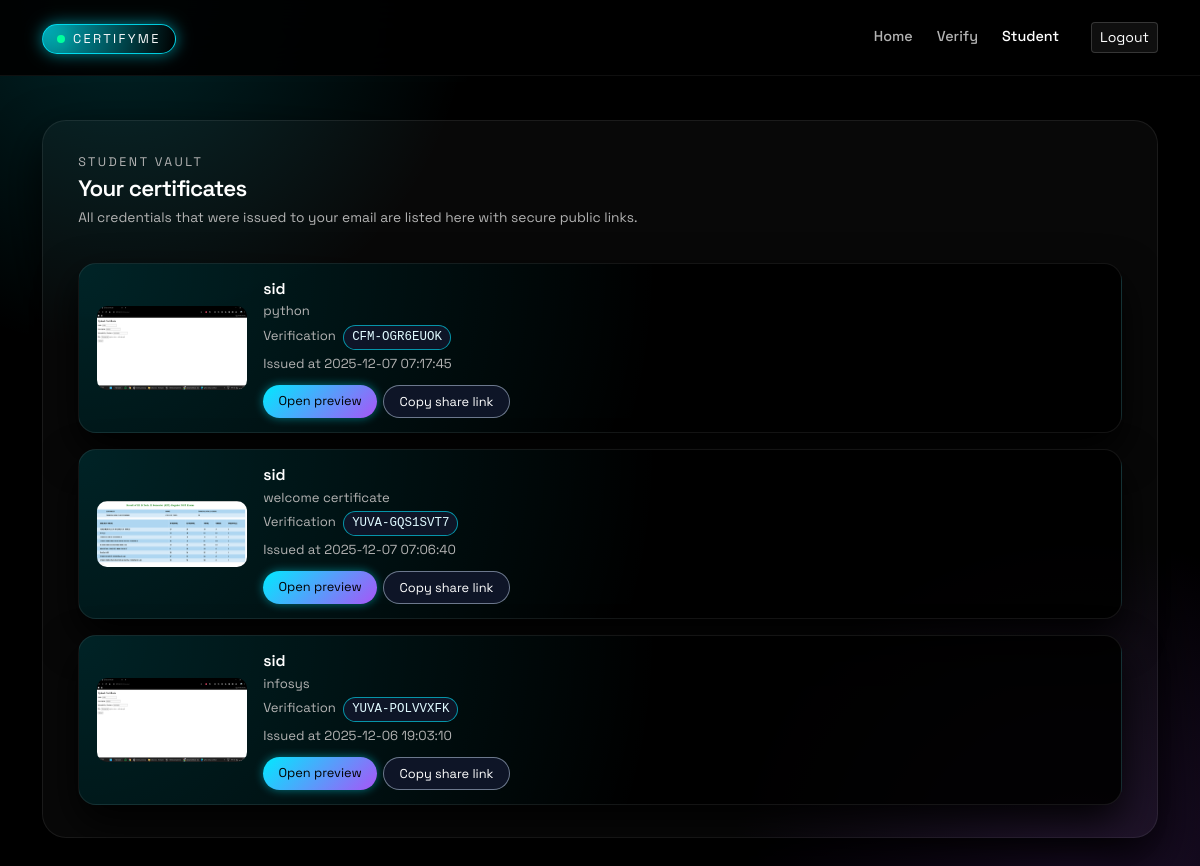
/student/dashboard (signed in), run on the app's committed database.
### tables this page shows
CREATE TABLE certificates (
    id INTEGER PRIMARY KEY AUTOINCREMENT,
    student_id INTEGER,
    student_name TEXT NOT NULL,
    description TEXT,
    filename TEXT NOT NULL,
    verification_code TEXT UNIQUE NOT NULL,
    file_hash TEXT,
    signature TEXT,
    uploaded_by INTEGER,
    uploaded_at DATETIME DEFAULT CURRENT_TIMESTAMP, uploader_ip TEXT, student_email TEXT, file_signature TEXT, uploaded_by_name TEXT, thumbnail TEXT, public_token TEXT,
    FOREIGN KEY (student_id) REFERENCES students(id),
    FOREIGN KEY (uploaded_by) REFERENCES teachers(id)
);

### app.py (the view)
@app.route("/student/dashboard")
def student_dashboard():
    if "student_id" not in session:
        return redirect(url_for("student_login"))
    db = get_db()
    student = db.execute(
        "SELECT * FROM students WHERE id = ?",
        (session["student_id"],)
    ).fetchone()
    if not student:
        db.close()
        flash("Student record not found", "danger")
        return redirect(url_for("student_login"))
    certs = db.execute("""
        SELECT * FROM certificates
        WHERE student_id = ? OR lower(student_email) = ?
        ORDER BY uploaded_at DESC
    """, (student["id"], student["email"].lower())).fetchall()
    db.close()
    return render_template("student_dashboard.html", certs=certs)

### app.py (called while the page is built)
def get_db():
    conn = sqlite3.connect(DB_PATH)
    conn.row_factory = sqlite3.Row
    return conn

### templates/student_dashboard.html (shortened to what this page needs)
{% extends "base.html" %}
{% set active_page = 'student' %}
{% block content %}
<div class="student-cert-header" data-aos="fade-up" data-aos-delay="40">
  <div>
    <div class="page-kicker mb-1">Student vault</div>
    <h1 class="student-cert-title mb-1">Your certificates</h1>
    <p class="student-cert-subtitle mb-0">
      All credentials that were issued to your email are listed here with secure public links.
    </p>
  </div>
</div>
{% if certs %}
  <div class="row g-3 mt-1">
    {% for cert in certs %}
      <div class="col-12" data-aos="fade-up" data-aos-delay="{{ loop.index0 * 50 }}">
        <div class="student-cert-card anim-card">
          <div class="student-cert-thumb-wrap">
            {% if cert.thumbnail %}
              <img
                id="img-{{ cert.id }}"
                src="{{ url_for('serve_thumb', filename=cert.thumbnail) }}"
                class="student-cert-thumb-img"
                alt="Certificate preview"
                style="display:none;"
                onload="(function(i,img){ var s=document.getElementById(i); if(s) s.remove(); img.style.display='inline-block'; })('skel-{{ cert.id }}', this);"
              >
            {% else %}
              <div class="small-muted">No preview available</div>
            {% endif %}
          </div>
          <div class="student-cert-meta">
            <div class="student-cert-name">{{ cert.student_name or 'Certificate' }}</div>
            {% if cert.description %}
              <div class="student-cert-line">
                {{ cert.description }}
              </div>
            {% endif %}
            <div class="student-cert-line mt-1">
              Verification
              <span class="student-cert-code">{{ cert.verification_code }}</span>
            </div>
            {% if cert.uploaded_at %}
              <div class="student-cert-line mt-1">
                Issued at {{ cert.uploaded_at }}
              </div>
            {% endif %}
            <div class="student-cert-actions">
              <a
                class="btn btn-cert-primary"
                href="{{ url_for('student_certificate_view', cert_id=cert.id) }}"
              >
                Open preview
              </a>
              {% if cert.public_token %}
                <button
                  type="button"
                  class="btn btn-cert-ghost"
                  onclick="copyShare('{{ request.url_root.rstrip('/') }}/public/{{ cert.public_token }}')"
                >
                  Copy share link
                </button>
              {% endif %}
            </div>
          </div>
        </div>
      </div>
    {% endfor %}
  </div>
{% else %}
  <div class="alert alert-info mt-3">No certificates found.</div>
{% endif %}
{% endblock %}

### templates/base.html (shortened to what this page needs)
<!doctype html>
<html lang="en">
<head>
  <link
    href="https://cdn.jsdelivr.net/npm/bootstrap@5.3.3/dist/css/bootstrap.min.css"
    rel="stylesheet"
  >
</head>
<body>
{% if not hide_nav %}
<nav class="navbar navbar-expand-lg app-nav">
  <div class="container-xl py-2">
    <a class="navbar-brand" href="{{ url_for('index') }}">
      <span class="navbar-brand-mark">
        <span class="brand-dot"></span>
        CERTIFYME
      </span>
    </a>
    <div class="collapse navbar-collapse" id="navMain">
      <ul class="navbar-nav ms-auto align-items-lg-center gap-lg-2">
        <li class="nav-item">
          <a class="nav-link {% if active_page == 'home' %}active{% endif %}" href="{{ url_for('index') }}">Home</a>
        </li>
        <li class="nav-item">
          <a class="nav-link {% if active_page == 'verify' %}active{% endif %}" href="{{ url_for('verify_certificate') }}">Verify</a>
        </li>
        {% if session.get('role') == 'admin' %}
          <li class="nav-item">
            <a class="nav-link {% if active_page == 'admin' %}active{% endif %}" href="{{ url_for('admin_dashboard') }}">Admin</a>
          </li>
        {% elif session.get('role') == 'teacher' %}
          <li class="nav-item">
            <a class="nav-link {% if active_page == 'teacher' %}active{% endif %}" href="{{ url_for('teacher_dashboard') }}">Teacher</a>
          </li>
        {% elif session.get('role') == 'student' %}
          <li class="nav-item">
            <a class="nav-link {% if active_page == 'student' %}active{% endif %}" href="{{ url_for('student_dashboard') }}">Student</a>
          </li>
        {% endif %}
        {% if session.get('user_id') %}
          <li class="nav-item ms-lg-3">
            <a class="btn btn-ghost-pill btn-sm" href="{{ url_for('logout') }}">Logout</a>
          </li>
        {% else %}
          <li class="nav-item ms-lg-3 d-flex gap-2 mt-2 mt-lg-0">
            <a class="btn btn-ghost-pill btn-sm" href="{{ url_for('login') }}">Login</a>
            <a class="btn btn-primary-pill btn-sm" href="{{ url_for('register') }}">Sign up</a>
          </li>
        {% endif %}
      </ul>
    </div>
  </div>
</nav>
{% endif %}
<main class="app-main">
  {% block main %}
    <div class="container-xl">
      <div class="app-card-shell">
        {% block content %}{% endblock %}
      </div>
    </div>
  {% endblock %}
</main>
</body>
</html>

### templates/base.html (style rules this page uses)
:root { --bg: #000000; --surface: rgba(255,255,255,0.04); --surface-soft: rgba(255,255,255,0.03); --glow-1: #00eaff; --glow-2: #a855f7; --text-main: #ffffff; --text-soft: #b3b3b3; --border-soft: rgba(255,255,255,0.08); --radius-lg: 24px; --radius-md: 18px; }
* { box-sizing: border-box; }
body { min-height: 100vh; margin: 0; font-family: "Space Grotesk", system-ui, -apple-system, BlinkMacSystemFont, sans-serif; color: var(--text-main); background: radial-gradient(600px at 10% 0%, rgba(0,234,255,0.16), transparent 60%), radial-gradient(600px at 90% 100%, rgba(168,85,247,0.18), transparent 60%), #000000; }
a { text-decoration: none; }
.app-nav { position: sticky; top: 0; z-index: 40; backdrop-filter: blur(22px); background: rgba(0,0,0,0.9); border-bottom: 1px solid rgba(255,255,255,0.06); }
.navbar-brand-mark { padding: 4px 14px; border-radius: 999px; border: 1px solid rgba(0,234,255,0.85); background: radial-gradient(circle at 0% 0%, rgba(0,234,255,0.75), rgba(0,0,0,0.96)); font-size: 0.8rem; letter-spacing: 0.18em; text-transform: uppercase; display: inline-flex; align-items: center; gap: 8px; color: #f9fafb; box-shadow: 0 0 16px rgba(0,234,255,0.55); }
.brand-dot { width: 8px; height: 8px; border-radius: 999px; background: #00ff9d; box-shadow: 0 0 16px rgba(0,255,157,0.9); }
.nav-link { font-size: 0.9rem; font-weight: 500; color: var(--text-soft) !important; }
.nav-link.active { color: #ffffff !important; }
.btn-ghost-pill { background: rgba(255,255,255,0.06); border: 1px solid rgba(255,255,255,0.16); color: var(--text-main); transition: border-color 0.18s ease-out, background 0.18s ease-out, color 0.18s ease-out, transform 0.18s ease-out; }
.app-main { padding-top: 2rem; padding-bottom: 3rem; }
.app-card-shell { margin-top: 0.8rem; border-radius: var(--radius-lg); background: var(--surface-soft); border: 1px solid var(--border-soft); box-shadow: 0 22px 50px rgba(0,0,0,0.9); padding: 1.6rem 1.8rem; }
@media (min-width: 992px) { .app-card-shell { padding: 2rem 2.2rem; } }
.page-kicker { font-size: 0.78rem; text-transform: uppercase; letter-spacing: 0.2em; color: var(--text-soft); }

### templates/student_dashboard.html (style rules this page uses)
.student-cert-header { display: flex; justify-content: space-between; align-items: baseline; gap: 0.75rem; margin-bottom: 1.2rem; }
.student-cert-title { font-size: 1.4rem; font-weight: 600; letter-spacing: -0.03em; }
.student-cert-subtitle { font-size: 0.86rem; color: var(--text-soft); }
.student-cert-card { border-radius: 18px; padding: 14px 18px; display: flex; align-items: center; gap: 16px; background: radial-gradient(circle at 0% 0%, rgba(0,234,255,0.15), transparent 55%), rgba(0,0,0,0.9); border: 1px solid rgba(255,255,255,0.08); box-shadow: 0 18px 40px rgba(0,0,0,0.9); transition: 0.22s ease-out; }
.student-cert-thumb-wrap { width: 150px; flex-shrink: 0; }
.student-cert-thumb-img { width: 150px; height: auto; border-radius: 10px; }
.student-cert-meta { flex: 1; min-width: 0; }
.student-cert-name { font-weight: 600; font-size: 0.98rem; }
.student-cert-line { font-size: 0.82rem; color: var(--text-soft); }
.student-cert-code { font-family: ui-monospace, SFMono-Regular, Menlo, Monaco, Consolas, "Liberation Mono", "Courier New", monospace; font-size: 0.78rem; padding: 2px 8px; border-radius: 999px; background: rgba(15,23,42,0.95); border: 1px solid rgba(0,234,255,0.6); color: #e0faff; display: inline-block; margin-left: 4px; }
.student-cert-actions { display: flex; flex-wrap: wrap; gap: 0.4rem; margin-top: 0.7rem; }
.btn-cert-primary { border-radius: 999px; font-size: 0.8rem; padding: 0.38rem 0.95rem; border: none; background: linear-gradient(135deg, var(--glow-1), var(--glow-2)); color: #000; box-shadow: 0 0 10px rgba(0,234,255,0.45); }
.btn-cert-ghost { border-radius: 999px; font-size: 0.8rem; padding: 0.38rem 0.95rem; border: 1px solid rgba(148,163,184,0.7); background: rgba(15,23,42,0.95); color: var(--text-main); }

### data on the page
certificates: thumbnail (picture), student_name "sid", description "python", verification_code "CFM-OGR6EUOK", uploaded_at "2025-12-07 07:17:45"
certificates: thumbnail (picture), student_name "sid", description "welcome certificate", verification_code "YUVA-GQS1SVT7", uploaded_at "2025-12-07 07:06:40"
certificates: thumbnail (picture), student_name "sid", description "infosys", verification_code "YUVA-POLVVXFK", uploaded_at "2025-12-06 19:03:10"
